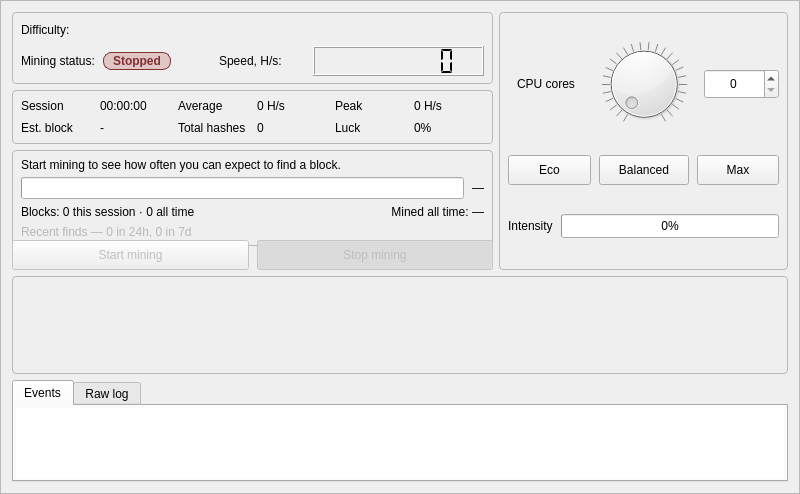
<?xml version="1.0" encoding="UTF-8"?>
<ui version="4.0">
 <class>MiningFrame</class>
 <widget class="QFrame" name="MiningFrame">
  <property name="geometry">
   <rect>
    <x>0</x>
    <y>0</y>
    <width>800</width>
    <height>494</height>
   </rect>
  </property>
  <property name="minimumSize">
   <size>
    <width>0</width>
    <height>480</height>
   </size>
  </property>
  <property name="windowTitle">
   <string>Frame</string>
  </property>
  <property name="frameShape">
   <enum>QFrame::Shape::StyledPanel</enum>
  </property>
  <property name="frameShadow">
   <enum>QFrame::Shadow::Raised</enum>
  </property>
  <layout class="QVBoxLayout" name="verticalLayout">
   <item>
    <layout class="QHBoxLayout" name="m_miningTopLayout">
     <property name="spacing">
      <number>6</number>
     </property>
     <item>
      <widget class="QFrame" name="m_stateStatsColumn">
       <property name="sizePolicy">
        <sizepolicy hsizetype="Preferred" vsizetype="Preferred">
         <horstretch>5</horstretch>
         <verstretch>0</verstretch>
        </sizepolicy>
       </property>
       <property name="frameShape">
        <enum>QFrame::Shape::NoFrame</enum>
       </property>
       <layout class="QVBoxLayout" name="m_stateStatsLayout">
        <property name="spacing">
         <number>6</number>
        </property>
        <property name="leftMargin">
         <number>0</number>
        </property>
        <property name="topMargin">
         <number>0</number>
        </property>
        <property name="rightMargin">
         <number>0</number>
        </property>
        <property name="bottomMargin">
         <number>0</number>
        </property>
        <item>
         <widget class="QGroupBox" name="m_stateGroup">
          <property name="sizePolicy">
           <sizepolicy hsizetype="Preferred" vsizetype="Preferred">
            <horstretch>4</horstretch>
            <verstretch>0</verstretch>
           </sizepolicy>
          </property>
          <property name="minimumSize">
           <size>
            <width>0</width>
            <height>72</height>
           </size>
          </property>
          <property name="styleSheet">
           <string notr="true">QGroupBox {
  border: 1px solid palette(mid);
  border-radius: 4px;
  margin-top: 0px;
}</string>
          </property>
          <property name="title">
           <string/>
          </property>
          <layout class="QGridLayout" name="m_stateLayout">
           <property name="leftMargin">
            <number>8</number>
           </property>
           <property name="topMargin">
            <number>6</number>
           </property>
           <property name="rightMargin">
            <number>8</number>
           </property>
           <property name="bottomMargin">
            <number>6</number>
           </property>
           <property name="horizontalSpacing">
            <number>8</number>
           </property>
           <property name="verticalSpacing">
            <number>4</number>
           </property>
           <item row="1" column="0">
            <widget class="QLabel" name="label_4">
             <property name="text">
              <string>Mining status:</string>
             </property>
            </widget>
           </item>
           <item row="1" column="6">
            <widget class="QLabel" name="label_6">
             <property name="text">
              <string>Speed, H/s:</string>
             </property>
            </widget>
           </item>
           <item row="1" column="7" colspan="2">
            <widget class="QLCDNumber" name="m_hashratelcdNumber">
             <property name="sizePolicy">
              <sizepolicy hsizetype="Expanding" vsizetype="Fixed">
               <horstretch>0</horstretch>
               <verstretch>0</verstretch>
              </sizepolicy>
             </property>
             <property name="minimumSize">
              <size>
               <width>0</width>
               <height>30</height>
              </size>
             </property>
             <property name="digitCount">
              <number>8</number>
             </property>
             <property name="segmentStyle">
              <enum>QLCDNumber::SegmentStyle::Flat</enum>
             </property>
            </widget>
           </item>
           <item row="0" column="0">
            <widget class="QLabel" name="label_10">
             <property name="text">
              <string>Difficulty:</string>
             </property>
            </widget>
           </item>
           <item row="0" column="6" colspan="3">
            <widget class="QCustomPlot" name="m_difficultyChart" native="true">
             <property name="sizePolicy">
              <sizepolicy hsizetype="Expanding" vsizetype="Fixed">
               <horstretch>1</horstretch>
               <verstretch>0</verstretch>
              </sizepolicy>
             </property>
             <property name="minimumSize">
              <size>
               <width>170</width>
               <height>22</height>
              </size>
             </property>
             <property name="maximumSize">
              <size>
               <width>16777215</width>
               <height>28</height>
              </size>
             </property>
             <property name="toolTip">
              <string>Difficulty history</string>
             </property>
            </widget>
           </item>
           <item row="0" column="4">
            <spacer name="horizontalSpacer">
             <property name="orientation">
              <enum>Qt::Orientation::Horizontal</enum>
             </property>
             <property name="sizeHint" stdset="0">
              <size>
               <width>40</width>
               <height>20</height>
              </size>
             </property>
            </spacer>
           </item>
           <item row="1" column="2">
            <layout class="QVBoxLayout" name="verticalLayout_2">
             <item>
              <spacer name="verticalSpacer">
               <property name="orientation">
                <enum>Qt::Orientation::Vertical</enum>
               </property>
               <property name="sizeHint" stdset="0">
                <size>
                 <width>20</width>
                 <height>8</height>
                </size>
               </property>
              </spacer>
             </item>
             <item>
              <widget class="QLabel" name="m_soloLabel">
               <property name="minimumSize">
                <size>
                 <width>68</width>
                 <height>18</height>
                </size>
               </property>
               <property name="styleSheet">
                <string notr="true">QLabel#m_soloLabel {
   background: rgba(191, 92, 92, 70);
   color: #7f3030;
   border-radius: 8px;
 border: 1px solid #7f3030;
  padding: 2px 4px;
   font-weight: bold;
 }</string>
               </property>
               <property name="text">
                <string>Stopped</string>
               </property>
               <property name="alignment">
                <set>Qt::AlignmentFlag::AlignCenter</set>
               </property>
              </widget>
             </item>
             <item>
              <spacer name="verticalSpacer_2">
               <property name="orientation">
                <enum>Qt::Orientation::Vertical</enum>
               </property>
               <property name="sizeHint" stdset="0">
                <size>
                 <width>20</width>
                 <height>8</height>
                </size>
               </property>
              </spacer>
             </item>
            </layout>
           </item>
           <item row="1" column="4">
            <spacer name="horizontalSpacer_2">
             <property name="orientation">
              <enum>Qt::Orientation::Horizontal</enum>
             </property>
             <property name="sizeHint" stdset="0">
              <size>
               <width>40</width>
               <height>20</height>
              </size>
             </property>
            </spacer>
           </item>
           <item row="0" column="2">
            <widget class="QLabel" name="m_difficulty">
             <property name="text">
              <string/>
             </property>
            </widget>
           </item>
          </layout>
         </widget>
        </item>
        <item>
         <widget class="QFrame" name="m_sessionStatsFrame">
          <property name="sizePolicy">
           <sizepolicy hsizetype="Preferred" vsizetype="Fixed">
            <horstretch>0</horstretch>
            <verstretch>0</verstretch>
           </sizepolicy>
          </property>
          <property name="minimumSize">
           <size>
            <width>0</width>
            <height>54</height>
           </size>
          </property>
          <property name="styleSheet">
           <string notr="true">QFrame#m_sessionStatsFrame {
  border: 1px solid palette(mid);
  border-radius: 4px;
}</string>
          </property>
          <layout class="QGridLayout" name="m_sessionStatsLayout">
           <property name="leftMargin">
            <number>8</number>
           </property>
           <property name="topMargin">
            <number>6</number>
           </property>
           <property name="rightMargin">
            <number>8</number>
           </property>
           <property name="bottomMargin">
            <number>6</number>
           </property>
           <property name="horizontalSpacing">
            <number>8</number>
           </property>
           <property name="verticalSpacing">
            <number>4</number>
           </property>
           <item row="0" column="0">
            <widget class="QLabel" name="m_sessionTimeTitle">
             <property name="text">
              <string>Session</string>
             </property>
            </widget>
           </item>
           <item row="0" column="1">
            <widget class="QLabel" name="m_sessionTimeValue">
             <property name="text">
              <string>00:00:00</string>
             </property>
            </widget>
           </item>
           <item row="0" column="2">
            <widget class="QLabel" name="m_averageHashRateTitle">
             <property name="text">
              <string>Average</string>
             </property>
            </widget>
           </item>
           <item row="0" column="3">
            <widget class="QLabel" name="m_averageHashRateValue">
             <property name="text">
              <string>0 H/s</string>
             </property>
            </widget>
           </item>
           <item row="0" column="4">
            <widget class="QLabel" name="m_peakHashRateTitle">
             <property name="text">
              <string>Peak</string>
             </property>
            </widget>
           </item>
           <item row="0" column="5">
            <widget class="QLabel" name="m_peakHashRateValue">
             <property name="text">
              <string>0 H/s</string>
             </property>
            </widget>
           </item>
           <item row="1" column="0">
            <widget class="QLabel" name="m_estimatedBlockTimeTitle">
             <property name="text">
              <string>Est. block</string>
             </property>
            </widget>
           </item>
           <item row="1" column="1">
            <widget class="QLabel" name="m_estimatedBlockTimeValue">
             <property name="text">
              <string>-</string>
             </property>
            </widget>
           </item>
           <item row="1" column="2">
            <widget class="QLabel" name="m_totalHashesTitle">
             <property name="text">
              <string>Total hashes</string>
             </property>
            </widget>
           </item>
           <item row="1" column="3">
            <widget class="QLabel" name="m_totalHashesValue">
             <property name="text">
              <string>0</string>
             </property>
            </widget>
           </item>
           <item row="1" column="4">
            <widget class="QLabel" name="m_luckTitle">
             <property name="text">
              <string>Luck</string>
             </property>
            </widget>
           </item>
           <item row="1" column="5">
            <widget class="QLabel" name="m_luckValue">
             <property name="text">
              <string>0%</string>
             </property>
            </widget>
           </item>
          </layout>
         </widget>
        </item>
        <item>
         <widget class="QFrame" name="m_forecastFrame">
          <property name="sizePolicy">
           <sizepolicy hsizetype="Preferred" vsizetype="Preferred">
            <horstretch>0</horstretch>
            <verstretch>0</verstretch>
           </sizepolicy>
          </property>
          <property name="minimumSize">
           <size>
            <width>0</width>
            <height>96</height>
           </size>
          </property>
          <property name="styleSheet">
           <string notr="true">QFrame#m_forecastFrame {
  border: 1px solid palette(mid);
  border-radius: 4px;
}</string>
          </property>
          <layout class="QVBoxLayout" name="m_forecastLayout">
           <property name="spacing">
            <number>5</number>
           </property>
           <property name="leftMargin">
            <number>8</number>
           </property>
           <property name="topMargin">
            <number>6</number>
           </property>
           <property name="rightMargin">
            <number>8</number>
           </property>
           <property name="bottomMargin">
            <number>6</number>
           </property>
           <item>
            <widget class="QLabel" name="m_expectationLabel">
             <property name="text">
              <string notr="true">Start mining to see how often you can expect to find a block.</string>
             </property>
             <property name="wordWrap">
              <bool>true</bool>
             </property>
            </widget>
           </item>
           <item>
            <layout class="QHBoxLayout" name="m_blockProgressRow">
             <property name="spacing">
              <number>8</number>
             </property>
             <item>
              <widget class="QProgressBar" name="m_blockProgressBar">
               <property name="sizePolicy">
                <sizepolicy hsizetype="Expanding" vsizetype="Fixed">
                 <horstretch>1</horstretch>
                 <verstretch>0</verstretch>
                </sizepolicy>
               </property>
               <property name="minimumSize">
                <size>
                 <width>0</width>
                 <height>18</height>
                </size>
               </property>
               <property name="toolTip">
                <string notr="true"/>
               </property>
               <property name="maximum">
                <number>1000</number>
               </property>
               <property name="value">
                <number>0</number>
               </property>
               <property name="textVisible">
                <bool>false</bool>
               </property>
              </widget>
             </item>
             <item>
              <widget class="QLabel" name="m_blockProgressCaption">
               <property name="text">
                <string notr="true">—</string>
               </property>
              </widget>
             </item>
            </layout>
           </item>
           <item>
            <layout class="QHBoxLayout" name="m_blocksSummaryRow">
             <property name="spacing">
              <number>8</number>
             </property>
             <item>
              <widget class="QLabel" name="m_blocksSummaryLabel">
               <property name="sizePolicy">
                <sizepolicy hsizetype="Expanding" vsizetype="Preferred">
                 <horstretch>1</horstretch>
                 <verstretch>0</verstretch>
                </sizepolicy>
               </property>
               <property name="text">
                <string notr="true">Blocks: 0 this session · 0 all time</string>
               </property>
              </widget>
             </item>
             <item>
              <widget class="QLabel" name="m_rewardSummaryLabel">
               <property name="text">
                <string notr="true">Mined all time: —</string>
               </property>
               <property name="alignment">
                <set>Qt::AlignmentFlag::AlignRight|Qt::AlignmentFlag::AlignVCenter</set>
               </property>
              </widget>
             </item>
            </layout>
           </item>
           <item>
            <widget class="QLabel" name="m_recentBlocksLabel">
             <property name="text">
              <string notr="true">Recent finds — 0 in 24h, 0 in 7d</string>
             </property>
             <property name="styleSheet">
              <string notr="true">QLabel#m_recentBlocksLabel { color: palette(mid); }</string>
             </property>
            </widget>
           </item>
          </layout>
         </widget>
        </item>
        <item>
         <layout class="QHBoxLayout" name="m_miningButtonsLayout">
          <property name="spacing">
           <number>8</number>
          </property>
          <property name="topMargin">
           <number>4</number>
          </property>
          <item>
           <widget class="QPushButton" name="m_startSolo">
            <property name="enabled">
             <bool>false</bool>
            </property>
            <property name="sizePolicy">
             <sizepolicy hsizetype="Expanding" vsizetype="Fixed">
              <horstretch>1</horstretch>
              <verstretch>0</verstretch>
             </sizepolicy>
            </property>
            <property name="minimumSize">
             <size>
              <width>0</width>
              <height>30</height>
             </size>
            </property>
            <property name="text">
             <string>Start mining</string>
            </property>
            <property name="checkable">
             <bool>true</bool>
            </property>
            <property name="default">
             <bool>true</bool>
            </property>
            <attribute name="buttonGroup">
             <string notr="true">m_soloButtonGroup</string>
            </attribute>
           </widget>
          </item>
          <item>
           <widget class="QPushButton" name="m_stopSolo">
            <property name="enabled">
             <bool>false</bool>
            </property>
            <property name="sizePolicy">
             <sizepolicy hsizetype="Expanding" vsizetype="Fixed">
              <horstretch>1</horstretch>
              <verstretch>0</verstretch>
             </sizepolicy>
            </property>
            <property name="minimumSize">
             <size>
              <width>0</width>
              <height>30</height>
             </size>
            </property>
            <property name="text">
             <string>Stop mining</string>
            </property>
            <property name="checkable">
             <bool>true</bool>
            </property>
            <property name="checked">
             <bool>true</bool>
            </property>
            <attribute name="buttonGroup">
             <string notr="true">m_soloButtonGroup</string>
            </attribute>
           </widget>
          </item>
         </layout>
        </item>
       </layout>
      </widget>
     </item>
     <item>
      <widget class="QGroupBox" name="m_settingsGroup">
       <property name="sizePolicy">
        <sizepolicy hsizetype="Preferred" vsizetype="Preferred">
         <horstretch>3</horstretch>
         <verstretch>0</verstretch>
        </sizepolicy>
       </property>
       <property name="minimumSize">
        <size>
         <width>260</width>
         <height>170</height>
        </size>
       </property>
       <property name="styleSheet">
        <string notr="true">QGroupBox {
  border: 1px solid palette(mid);
  border-radius: 4px;
  margin-top: 0px;
}</string>
       </property>
       <property name="title">
        <string/>
       </property>
       <layout class="QVBoxLayout" name="m_settingsLayout">
        <property name="spacing">
         <number>8</number>
        </property>
        <property name="leftMargin">
         <number>8</number>
        </property>
        <property name="topMargin">
         <number>8</number>
        </property>
        <property name="rightMargin">
         <number>8</number>
        </property>
        <property name="bottomMargin">
         <number>8</number>
        </property>
        <item>
         <layout class="QHBoxLayout" name="m_cpuControlLayout">
          <property name="spacing">
           <number>10</number>
          </property>
          <item>
           <widget class="QLabel" name="label_2">
            <property name="minimumSize">
             <size>
              <width>0</width>
              <height>0</height>
             </size>
            </property>
            <property name="text">
             <string>CPU cores</string>
            </property>
            <property name="alignment">
             <set>Qt::AlignmentFlag::AlignCenter</set>
            </property>
           </widget>
          </item>
          <item>
           <layout class="QVBoxLayout" name="verticalLayout_5">
            <item>
             <widget class="QDial" name="m_cpuDial">
              <property name="minimumSize">
               <size>
                <width>92</width>
                <height>84</height>
               </size>
              </property>
              <property name="maximumSize">
               <size>
                <width>100</width>
                <height>100</height>
               </size>
              </property>
              <property name="mouseTracking">
               <bool>true</bool>
              </property>
              <property name="tabletTracking">
               <bool>true</bool>
              </property>
              <property name="maximum">
               <number>99</number>
              </property>
              <property name="pageStep">
               <number>1</number>
              </property>
              <property name="value">
               <number>1</number>
              </property>
              <property name="notchTarget">
               <double>4.000000000000000</double>
              </property>
              <property name="notchesVisible">
               <bool>true</bool>
              </property>
             </widget>
            </item>
           </layout>
          </item>
          <item>
           <widget class="QSpinBox" name="m_cpuCoresSpin">
            <property name="minimumSize">
             <size>
              <width>58</width>
              <height>30</height>
             </size>
            </property>
            <property name="alignment">
             <set>Qt::AlignmentFlag::AlignCenter</set>
            </property>
           </widget>
          </item>
         </layout>
        </item>
        <item>
         <layout class="QHBoxLayout" name="m_cpuPresetLayout">
          <property name="spacing">
           <number>8</number>
          </property>
          <item>
           <widget class="QPushButton" name="m_cpuEcoPreset">
            <property name="minimumSize">
             <size>
              <width>70</width>
              <height>30</height>
             </size>
            </property>
            <property name="toolTip">
             <string>Use about a quarter of available CPU cores</string>
            </property>
            <property name="text">
             <string>Eco</string>
            </property>
           </widget>
          </item>
          <item>
           <widget class="QPushButton" name="m_cpuBalancedPreset">
            <property name="minimumSize">
             <size>
              <width>90</width>
              <height>30</height>
             </size>
            </property>
            <property name="toolTip">
             <string>Use about half of available CPU cores</string>
            </property>
            <property name="text">
             <string>Balanced</string>
            </property>
           </widget>
          </item>
          <item>
           <widget class="QPushButton" name="m_cpuMaxPreset">
            <property name="minimumSize">
             <size>
              <width>70</width>
              <height>30</height>
             </size>
            </property>
            <property name="toolTip">
             <string>Use all available CPU cores</string>
            </property>
            <property name="text">
             <string>Max</string>
            </property>
           </widget>
          </item>
         </layout>
        </item>
        <item>
         <layout class="QHBoxLayout" name="m_cpuIntensityLayout">
          <property name="spacing">
           <number>8</number>
          </property>
          <item>
           <widget class="QLabel" name="m_cpuIntensityLabel">
            <property name="text">
             <string>Intensity</string>
            </property>
           </widget>
          </item>
          <item>
           <widget class="QProgressBar" name="m_cpuIntensityBar">
            <property name="minimumSize">
             <size>
              <width>0</width>
              <height>24</height>
             </size>
            </property>
            <property name="maximum">
             <number>100</number>
            </property>
            <property name="value">
             <number>0</number>
            </property>
            <property name="textVisible">
             <bool>true</bool>
            </property>
           </widget>
          </item>
         </layout>
        </item>
       </layout>
      </widget>
     </item>
    </layout>
   </item>
   <item>
    <widget class="QFrame" name="m_chartFrame">
     <property name="styleSheet">
      <string notr="true">QFrame#m_chartFrame {
  border: 1px solid palette(mid);
  border-radius: 4px;
}</string>
     </property>
     <property name="frameShape">
      <enum>QFrame::Shape::NoFrame</enum>
     </property>
     <layout class="QVBoxLayout" name="m_chartFrameLayout">
      <property name="leftMargin">
       <number>3</number>
      </property>
      <property name="topMargin">
       <number>3</number>
      </property>
      <property name="rightMargin">
       <number>3</number>
      </property>
      <property name="bottomMargin">
       <number>3</number>
      </property>
      <item>
       <widget class="QCustomPlot" name="m_hashRateChart" native="true">
        <property name="sizePolicy">
         <sizepolicy hsizetype="Preferred" vsizetype="MinimumExpanding">
          <horstretch>0</horstretch>
          <verstretch>0</verstretch>
         </sizepolicy>
        </property>
        <property name="minimumSize">
         <size>
          <width>0</width>
          <height>90</height>
         </size>
        </property>
        <property name="maximumSize">
         <size>
          <width>16777215</width>
          <height>240</height>
         </size>
        </property>
       </widget>
      </item>
     </layout>
    </widget>
   </item>
   <item>
    <widget class="QTabWidget" name="m_miningLogTabs">
     <property name="currentIndex">
      <number>0</number>
     </property>
     <widget class="QWidget" name="m_eventLogTab">
      <attribute name="title">
       <string>Events</string>
      </attribute>
      <layout class="QVBoxLayout" name="m_eventLogLayout">
       <property name="leftMargin">
        <number>0</number>
       </property>
       <property name="topMargin">
        <number>0</number>
       </property>
       <property name="rightMargin">
        <number>0</number>
       </property>
       <property name="bottomMargin">
        <number>0</number>
       </property>
       <item>
        <widget class="QTextEdit" name="m_eventLog">
         <property name="styleSheet">
          <string notr="true">QTextEdit#m_eventLog {
  border: none;
  padding: 2px;
}</string>
         </property>
         <property name="readOnly">
          <bool>true</bool>
         </property>
         <property name="html">
          <string notr="true">&lt;!DOCTYPE HTML PUBLIC &quot;-//W3C//DTD HTML 4.0//EN&quot; &quot;http://www.w3.org/TR/REC-html40/strict.dtd&quot;&gt;
&lt;html&gt;&lt;head&gt;&lt;meta name=&quot;qrichtext&quot; content=&quot;1&quot; /&gt;&lt;meta charset=&quot;utf-8&quot; /&gt;&lt;style type=&quot;text/css&quot;&gt;
p, li { white-space: pre-wrap; }
hr { height: 1px; border-width: 0; }
li.unchecked::marker { content: &quot;\2610&quot;; }
li.checked::marker { content: &quot;\2612&quot;; }
&lt;/style&gt;&lt;/head&gt;&lt;body style=&quot; font-family:'Segoe UI'; font-size:9pt; font-weight:400; font-style:normal;&quot;&gt;
&lt;p style=&quot;-qt-paragraph-type:empty; margin-top:0px; margin-bottom:0px; margin-left:0px; margin-right:0px; -qt-block-indent:0; text-indent:0px;&quot;&gt;&lt;br /&gt;&lt;/p&gt;&lt;/body&gt;&lt;/html&gt;</string>
         </property>
         <property name="acceptRichText">
          <bool>true</bool>
         </property>
        </widget>
       </item>
      </layout>
     </widget>
     <widget class="QWidget" name="m_rawLogTab">
      <attribute name="title">
       <string>Raw log</string>
      </attribute>
      <layout class="QVBoxLayout" name="m_rawLogLayout">
       <property name="leftMargin">
        <number>0</number>
       </property>
       <property name="topMargin">
        <number>0</number>
       </property>
       <property name="rightMargin">
        <number>0</number>
       </property>
       <property name="bottomMargin">
        <number>0</number>
       </property>
       <item>
        <widget class="QPlainTextEdit" name="m_minerLog">
         <property name="readOnly">
          <bool>true</bool>
         </property>
         <property name="plainText">
          <string notr="true"/>
         </property>
        </widget>
       </item>
      </layout>
     </widget>
    </widget>
   </item>
  </layout>
 </widget>
 <customwidgets>
  <customwidget>
   <class>QCustomPlot</class>
   <extends>QWidget</extends>
   <header>qcustomplot.h</header>
   <container>1</container>
  </customwidget>
 </customwidgets>
 <resources/>
 <connections>
  <connection>
   <sender>m_soloButtonGroup</sender>
   <signal>buttonClicked(QAbstractButton*)</signal>
   <receiver>MiningFrame</receiver>
   <slot>startStopSoloClicked(QAbstractButton*)</slot>
   <hints>
    <hint type="sourcelabel">
     <x>-1</x>
     <y>-1</y>
    </hint>
    <hint type="destinationlabel">
     <x>379</x>
     <y>234</y>
    </hint>
   </hints>
  </connection>
  <connection>
   <sender>m_startSolo</sender>
   <signal>toggled(bool)</signal>
   <receiver>m_startSolo</receiver>
   <slot>setDisabled(bool)</slot>
   <hints>
    <hint type="sourcelabel">
     <x>58</x>
     <y>186</y>
    </hint>
    <hint type="destinationlabel">
     <x>58</x>
     <y>186</y>
    </hint>
   </hints>
  </connection>
  <connection>
   <sender>m_stopSolo</sender>
   <signal>toggled(bool)</signal>
   <receiver>m_stopSolo</receiver>
   <slot>setDisabled(bool)</slot>
   <hints>
    <hint type="sourcelabel">
     <x>139</x>
     <y>186</y>
    </hint>
    <hint type="destinationlabel">
     <x>139</x>
     <y>186</y>
    </hint>
   </hints>
  </connection>
  <connection>
   <sender>m_cpuDial</sender>
   <signal>valueChanged(int)</signal>
   <receiver>m_cpuCoresSpin</receiver>
   <slot>setValue(int)</slot>
   <hints>
    <hint type="sourcelabel">
     <x>316</x>
     <y>75</y>
    </hint>
    <hint type="destinationlabel">
     <x>316</x>
     <y>133</y>
    </hint>
   </hints>
  </connection>
  <connection>
   <sender>m_cpuCoresSpin</sender>
   <signal>valueChanged(int)</signal>
   <receiver>m_cpuDial</receiver>
   <slot>setValue(int)</slot>
   <hints>
    <hint type="sourcelabel">
     <x>316</x>
     <y>133</y>
    </hint>
    <hint type="destinationlabel">
     <x>316</x>
     <y>75</y>
    </hint>
   </hints>
  </connection>
  <connection>
   <sender>m_cpuCoresSpin</sender>
   <signal>valueChanged(int)</signal>
   <receiver>MiningFrame</receiver>
   <slot>coreDealTurned(int)</slot>
   <hints>
    <hint type="sourcelabel">
     <x>501</x>
     <y>86</y>
    </hint>
    <hint type="destinationlabel">
     <x>379</x>
     <y>266</y>
    </hint>
   </hints>
  </connection>
 </connections>
 <slots>
  <slot>startStopClicked(QAbstractButton*)</slot>
  <slot>startStopSoloClicked(QAbstractButton*)</slot>
  <slot>stakeAmountChanged(int)</slot>
  <slot>stakeTermChanged(int)</slot>
  <slot>stakeMixinChanged(int)</slot>
  <slot>coreDealTurned(int)</slot>
 </slots>
 <buttongroups>
  <buttongroup name="m_soloButtonGroup"/>
 </buttongroups>
</ui>
